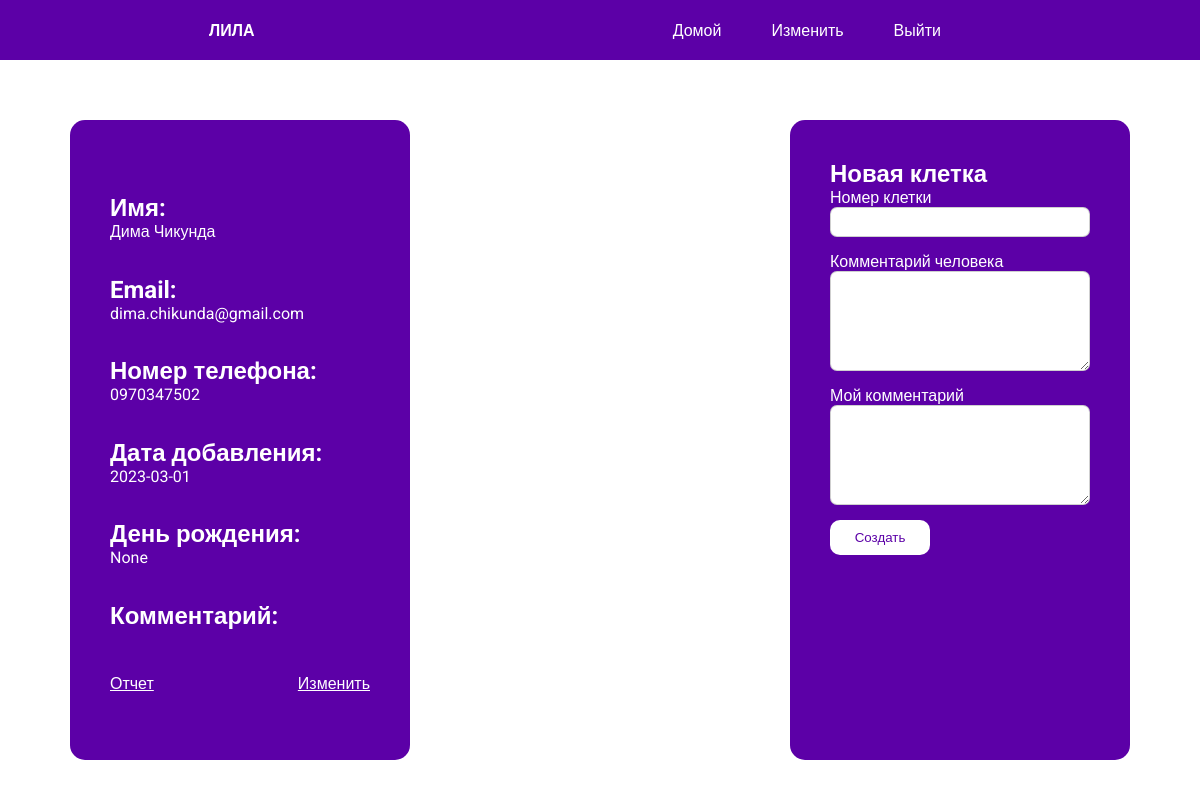
/user/31 (signed in), run on the app's committed database.
### project/models.py (models this page shows, shortened)
class User(db.Model):
    id = db.Column(db.Integer, primary_key=True)
    name = db.Column(db.String(64))
    email = db.Column(db.String(64), unique=True)
    phone = db.Column(db.String(64), unique=True)
    date = db.Column(db.Date)
    birthday = db.Column(db.Date)
    additional_comment = db.Column(db.String(64))
    game = db.relationship('Game', backref='Game.user_id', cascade="all, delete")

### project/routes.py (the view, shortened to what this page needs)
@app.route('/user/<id>', methods=['GET', 'POST'])
@login_required
def user(id):
    user = User.query.filter_by(id=id).first()
    add_user_form = AddUserForm()
    add_game_form = AddGameForm()
    games = Game.query.filter_by(user_id=user.id).all()
    return render_template('user.html', user=user, add_game_form=add_game_form, add_user_form=add_user_form,
                           games=games)

### project/forms.py (shortened to what this page needs)
class AddUserForm(FlaskForm):
    name = StringField('Имя', validators=[DataRequired()])
    email = EmailField('Email', validators=[Optional()])
    phone = StringField('Phone', validators=[Optional()])
    birthday = DateField('Birthday', validators=[Optional()])
    comment = StringField('Comment')
    submit = SubmitField('Save')

class AddGameForm(FlaskForm):
    cell_id = StringField('Номер клетки', validators=[DataRequired()])
    user_comment = TextAreaField('Комментарий человека')
    my_comment = TextAreaField('Мой комментарий')
    submit = SubmitField('Создать')

### project/models.py (called while the page is built)
@login.user_loader
def load_user(id):
    return Admin.query.get(int(id))

### project/templates/user.html (shortened to what this page needs)
<link rel="stylesheet" href="/static/css/user.css">
{% extends 'base.html' %}
{% block content %}
<div class="current_user_block">
    <aside class="user">
        <div class = 'user_info_block' id="">
            <div class="user_info">
                <div class="part">
                    <div>
                        <h1>Имя:</h1>
                        <p>{{ user.name }}</p>
                    </div>
                </div>
                <div class="part">
                    <h1>Email:</h1>
                    <p>{{ user.email }}</p>
                </div>
                <div class="part">
                    <h1>Номер телефона:</h1>
                    <p>{{ user.phone }}</p>
                </div>
                <div class="part">
                    <h1>Дата добавления:</h1>
                    <p>{{ user.date }}</p>
                </div>
                <div class="part">
                    <h1>День рождения:</h1>
                    <p>{{ user.birthday }}</p>
                </div>
                <div class="part">
                    <h1>Комментарий:</h1>
                </div>
            </div>
            <div class="info_footer">
                <a href="" class="link">Отчет</a>
                <span class="change link">Изменить</span>
            </div>
        </div>
    </aside>
    <aside class="users_cells">
    </aside>
    <aside class="add_game">
        <form action="", method="post">
            <h1>Новая клетка</h1>
            <p>
                {{add_game_form.cell_id.label}}
                {{add_game_form.cell_id(class='field')}}
            </p>
            <p>
                {{add_game_form.user_comment.label}}
                {{add_game_form.user_comment(class='text_field')}}
            </p>
            <p>
                {{add_game_form.my_comment.label}}
                {{add_game_form.my_comment(class='text_field')}}
            </p>
            {{add_game_form.submit(class='button')}}
        </form>
    </aside>
</div>
{% endblock %}

### project/static/css/user.css (style rules this page uses)
.current_user_block { display: flex; justify-content: space-around; width: 90%; margin: 0px auto; margin-top: 50px; }
.user_info_block { height: 90%; }
aside { width: 33%; height: 70vh; border-radius: 15px; padding: 40px; margin: 10px; }
.add_game { background-color: rgb(92, 0, 167); color: white; }
.user { display: flex; flex-direction: column; justify-content: space-between; background-color: rgb(92, 0, 167); color: white; }
.user_info { overflow-y: scroll; height: 100%; display: flex; flex-direction: column; justify-content: space-evenly; }
.users_cells { overflow-y: scroll; overflow-x: hidden; word-break: break-all; padding-top: 0px; }
.button { display: block; height: 35px; width: 100px; margin-right: 25px; background-color: rgb(255, 255, 255); border: 1px solid rgba(128, 128, 128, 0); border-radius: 10px; color: rgb(92, 0, 167); }
.field { height: 30px; width: 100%; border: 1px solid rgba(128, 128, 128, 0.382); border-radius: 7px; padding-left: 10px; margin-bottom: 15px; }
.text_field { min-height: 100px; max-height: 200px; width: 100%; max-width: 100%; border: 1px solid rgba(128, 128, 128, 0.382); border-radius: 7px; padding-left: 10px; margin-bottom: 15px; }
.link { cursor: pointer; display: block; margin-top: 10px; color: white; text-decoration: underline; }
.change { cursor: pointer; }
.info_footer { display: flex; justify-content: space-between; }
.part { display: flex; flex-direction: column; align-items: flex-start; }
p { padding: 0px; }

### project/static/css/base.css (style rules this page uses)
* { padding: 0px; margin: 0px; font-family: 'Roboto', sans-serif; text-decoration: none; }

### data on the page
User: name "Дима Чикунда", email "dima.chikunda@gmail.com", phone "0970347502", date "2023-03-01", birthday "None"

### other printed values
{{ add_game_form.cell_id.label }} "Номер клетки"
{{ add_game_form.user_comment.label }} "Комментарий человека"
{{ add_game_form.my_comment.label }} "Мой комментарий"
